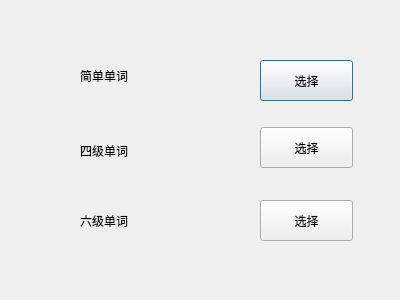
<?xml version="1.0" encoding="UTF-8"?>
<ui version="4.0">
 <class>select</class>
 <widget class="QDialog" name="select">
  <property name="geometry">
   <rect>
    <x>0</x>
    <y>0</y>
    <width>400</width>
    <height>300</height>
   </rect>
  </property>
  <property name="windowTitle">
   <string>Dialog</string>
  </property>
  <property name="styleSheet">
   <string notr="true">#select{border-image: url(:/new/prefix1/picture/timgOOEYZ94H.jpg)}</string>
  </property>
  <widget class="QLabel" name="label">
   <property name="geometry">
    <rect>
     <x>80</x>
     <y>50</y>
     <width>131</width>
     <height>51</height>
    </rect>
   </property>
   <property name="styleSheet">
    <string notr="true">font: 20pt &quot;仿宋&quot;;</string>
   </property>
   <property name="text">
    <string>简单单词</string>
   </property>
  </widget>
  <widget class="QLabel" name="label_2">
   <property name="geometry">
    <rect>
     <x>80</x>
     <y>130</y>
     <width>131</width>
     <height>41</height>
    </rect>
   </property>
   <property name="styleSheet">
    <string notr="true">font: 20pt &quot;仿宋&quot;;</string>
   </property>
   <property name="text">
    <string>四级单词</string>
   </property>
  </widget>
  <widget class="QLabel" name="label_3">
   <property name="geometry">
    <rect>
     <x>80</x>
     <y>200</y>
     <width>131</width>
     <height>41</height>
    </rect>
   </property>
   <property name="styleSheet">
    <string notr="true">font: 20pt &quot;仿宋&quot;;</string>
   </property>
   <property name="text">
    <string>六级单词</string>
   </property>
  </widget>
  <widget class="QPushButton" name="pushButton">
   <property name="geometry">
    <rect>
     <x>260</x>
     <y>60</y>
     <width>93</width>
     <height>41</height>
    </rect>
   </property>
   <property name="styleSheet">
    <string notr="true">font: 20pt &quot;仿宋&quot;;</string>
   </property>
   <property name="text">
    <string>选择</string>
   </property>
  </widget>
  <widget class="QPushButton" name="pushButton_2">
   <property name="geometry">
    <rect>
     <x>260</x>
     <y>127</y>
     <width>93</width>
     <height>41</height>
    </rect>
   </property>
   <property name="styleSheet">
    <string notr="true">font: 20pt &quot;仿宋&quot;;</string>
   </property>
   <property name="text">
    <string>选择</string>
   </property>
  </widget>
  <widget class="QPushButton" name="pushButton_3">
   <property name="geometry">
    <rect>
     <x>260</x>
     <y>200</y>
     <width>93</width>
     <height>41</height>
    </rect>
   </property>
   <property name="styleSheet">
    <string notr="true">font: 20pt &quot;仿宋&quot;;</string>
   </property>
   <property name="text">
    <string>选择</string>
   </property>
  </widget>
 </widget>
 <resources/>
 <connections/>
</ui>
